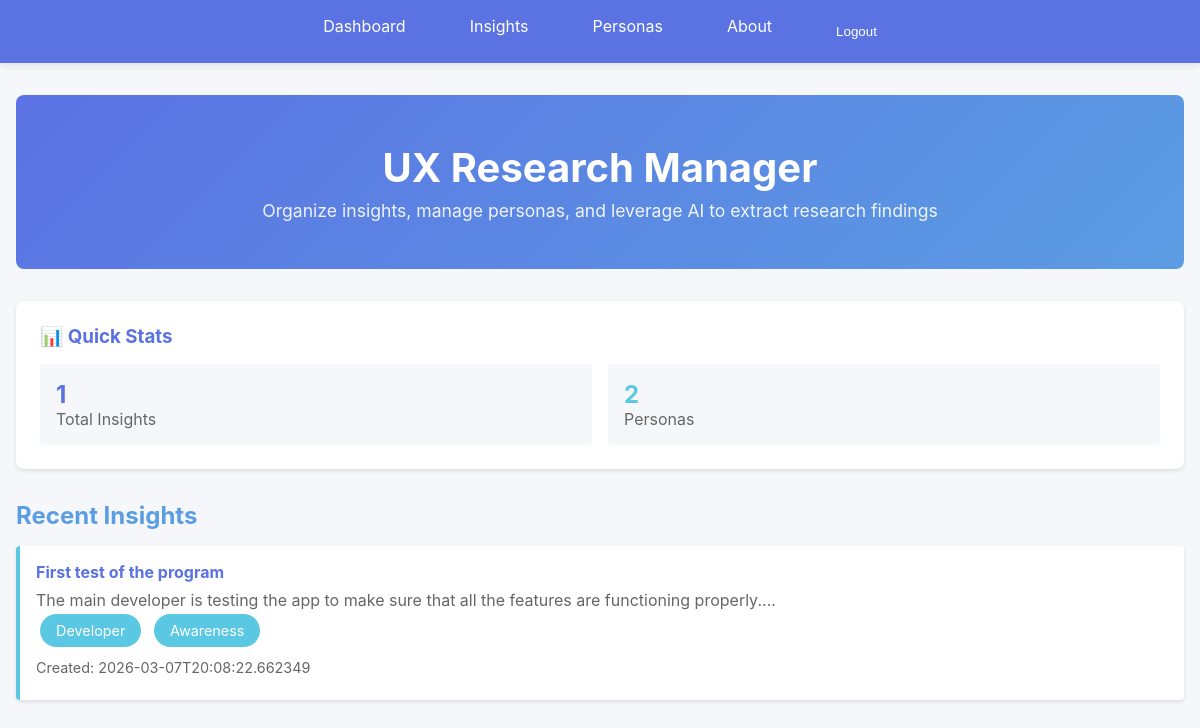
The page / (signed in) on the database its author committed.
### models.py (models this page shows, shortened)
class Insight(db.Model):
    __tablename__ = 'insights'
    id = db.Column(db.Integer, primary_key=True)
    user_id = db.Column(db.Integer, db.ForeignKey('users.id'), nullable=True, index=True)
    title = db.Column(db.String(200), nullable=False)
    description = db.Column(db.Text, nullable=False)
    persona_id = db.Column(db.Integer, db.ForeignKey('personas.id'), nullable=True)
    journey_stage = db.Column(db.String(100), nullable=True)
    timestamp = db.Column(db.DateTime, nullable=False, default=datetime.utcnow)
    ai_summary = db.Column(db.Text, nullable=True)
    def to_dict(self):
        return {
            'id': self.id,
            'user_id': self.user_id,
            'title': self.title,
            'description': self.description,
            'persona_id': self.persona_id,
            'persona_name': self.persona.name if self.persona else None,
            'journey_stage': self.journey_stage,
            'timestamp': self.timestamp.isoformat() if self.timestamp else None,
            'ai_summary': self.ai_summary
        }

class Persona(db.Model):
    __tablename__ = 'personas'
    id = db.Column(db.Integer, primary_key=True)
    user_id = db.Column(db.Integer, db.ForeignKey('users.id'), nullable=True, index=True)
    name = db.Column(db.String(200), nullable=False)
    description = db.Column(db.Text, nullable=False)
    timestamp = db.Column(db.DateTime, nullable=False, default=datetime.utcnow)
    insights = db.relationship('Insight', backref='persona', lazy=True, cascade='all, delete-orphan')

### web_app.py (the view)
@app.route('/')
@login_required
def dashboard():
    user_id = current_user_id()
    insights = Insight.query.filter_by(user_id=user_id).order_by(Insight.timestamp.desc()).all()
    personas = Persona.query.filter_by(user_id=user_id).all()
    recent_insights = [insight.to_dict() for insight in insights[:3]]
    return render_template(
        'dashboard.html',
        insights_count=len(insights),
        personas_count=len(personas),
        recent_insights=recent_insights
    )

### web_app.py (called while the page is built)
def current_user_id():
    return session.get('user_id')

def get_current_user():
    user_id = current_user_id()
    if not user_id:
        return None
    return User.query.get(user_id)

def login_required(view_func):
    @wraps(view_func)
    def wrapped(*args, **kwargs):
        if not current_user_id():
            flash('Please log in to continue.', 'error')
            return redirect(url_for('login'))
        return view_func(*args, **kwargs)
    return wrapped

@app.context_processor
def inject_shared_context():
    return {
        'colors': COLORS,
        'current_user': get_current_user()
    }

### templates/dashboard.html
{% extends "base.html" %}
{% block content %}
<div class="hero">
    <h1>UX Research Manager</h1>
    <p>Organize insights, manage personas, and leverage AI to extract research findings</p>
</div>
<div class="filter-section">
    <h3>📊 Quick Stats</h3>
    <div style="display: grid; grid-template-columns: repeat(auto-fit, minmax(150px, 1fr)); gap: 1rem;">
        <div style="padding: 1rem; background: #f5f7fa; border-radius: 4px;">
            <div style="font-size: 1.5rem; font-weight: bold; color: var(--royal-blue);">{{ insights_count }}</div>
            <div style="color: #666;">Total Insights</div>
        </div>
        <div style="padding: 1rem; background: #f5f7fa; border-radius: 4px;">
            <div style="font-size: 1.5rem; font-weight: bold; color: var(--sky-blue);">{{ personas_count }}</div>
            <div style="color: #666;">Personas</div>
        </div>
    </div>
</div>
<h2>Recent Insights</h2>
{% if recent_insights %}
<div class="insights-list">
    {% for insight in recent_insights %}
    <div class="insight-item">
        <h4>{{ insight.title }}</h4>
        <p style="color: #666;">{{ insight.description[:100] }}...</p>
        {% if insight.persona_id %}
        <span class="chip">{{ insight.persona_name }}</span>
        {% endif %}
        {% if insight.journey_stage %}
        <span class="chip">{{ insight.journey_stage }}</span>
        {% endif %}
        <div class="meta">Created: {{ insight.timestamp }}</div>
    </div>
    {% endfor %}
</div>
{% else %}
<div class="empty-state">
    <p>No insights yet. <a href="/insights" style="color: var(--royal-blue);">Create one!</a></p>
</div>
{% endif %}
{% endblock %}

### static/style.css (style rules this page uses)
* { margin: 0; padding: 0; box-sizing: border-box; }
body { font-family: -apple-system, BlinkMacSystemFont, 'Segoe UI', Roboto, Oxygen, Ubuntu, Cantarell, sans-serif; background-color: #f5f7fa; color: #333; }
h1 { color: var(--royal-blue); margin-bottom: 2rem; text-align: center; }
h2 { color: var(--medium-blue); margin: 1.5rem 0 1rem 0; }
.chip { display: inline-block; background-color: var(--sky-blue); color: white; padding: 0.5rem 1rem; border-radius: 20px; margin: 0.25rem; font-size: 0.9rem; }
.filter-section { background: var(--white); padding: 1.5rem; border-radius: 8px; margin-bottom: 2rem; box-shadow: 0 2px 4px rgba(0,0,0,0.1); }
.filter-section h3 { color: var(--royal-blue); margin-bottom: 1rem; }
.insights-list, .personas-list { display: grid; grid-template-columns: 1fr; gap: 1rem; }
.insight-item, .persona-item { background: var(--white); padding: 1rem; border-left: 4px solid var(--sky-blue); border-radius: 4px; box-shadow: 0 2px 4px rgba(0,0,0,0.1); }
.insight-item h4, .persona-item h4 { color: var(--royal-blue); margin-bottom: 0.5rem; }
.meta { color: #666; font-size: 0.9rem; margin: 0.5rem 0; }
.hero { text-align: center; padding: 3rem 1rem; background: linear-gradient(135deg, var(--royal-blue) 0%, var(--medium-blue) 100%); color: white; border-radius: 8px; margin-bottom: 2rem; }
.hero h1 { color: white; font-size: 2.5rem; margin-bottom: 0.5rem; }
.hero p { font-size: 1.1rem; opacity: 0.9; }

### rows shown on the page
Insight: title "First test of the program", description "The main developer is testing the app to make sure that all the features are functioning properly.", journey_stage "Awareness"
Persona: persona_name "Developer"

### other values the page prints
{{ insights_count }} "1"
{{ personas_count }} "2"
{{ insight.timestamp }} "2026-03-07T20:08:22.662349"
